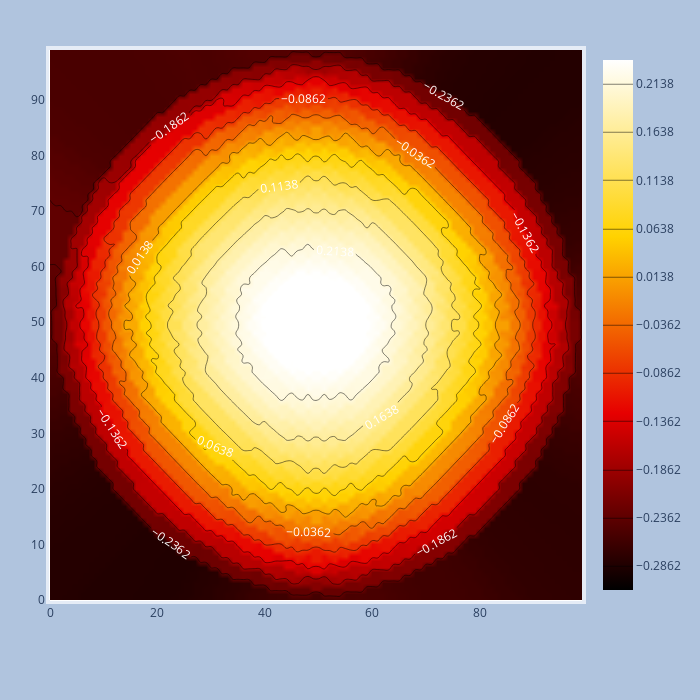

Notebook cell for this chart:
### Code cell
import plotly.graph_objects as go

fig = go.Figure(data =
    go.Contour(
        z=grid_z0,
        # contours_coloring='lines',
        colorscale='Hot',
        contours=dict(
            start=coefs.min(),
            end=coefs.max(),
            size=0.05,
            coloring ='heatmap',
            showlabels = True, # show labels on contours
            labelfont = dict( # label font properties
                size = 12,
                color = 'white',
            )
        ),
        line_smoothing=1.3
    ),
    )

fig.update_layout(
    autosize=False,
    width=700,
    height=700,
    margin=dict(
        l=50,
        r=50,
        b=100,
        t=50,
        pad=4
    ),
    paper_bgcolor="LightSteelBlue",
)
fig.show()

### Figure 1 — Plotly figure (JSON) as saved in the notebook; plotly's stock layout.template omitted (floating-point values rounded to 4 significant figures; data arrays with more than 128 entries replaced by an {"elided": "..."} marker saying what was removed)
{"data": [{"colorscale": [[0, "rgb(0,0,0)"], [0.3333, "rgb(230,0,0)"], [0.6667, "rgb(255,210,0)"], [1, "rgb(255,255,255)"]], "contours": {"coloring": "heatmap", "end": 0.2584, "labelfont": {"color": "white", "size": 12}, "showlabels": true, "size": 0.05, "start": -0.2862}, "line": {"smoothing": 1.3}, "type": "contour", "z": {"elided": "100x100 float values"}}], "layout": {"autosize": false, "height": 700, "margin": {"b": 100, "l": 50, "pad": 4, "r": 50, "t": 50}, "paper_bgcolor": "LightSteelBlue", "width": 700}}
